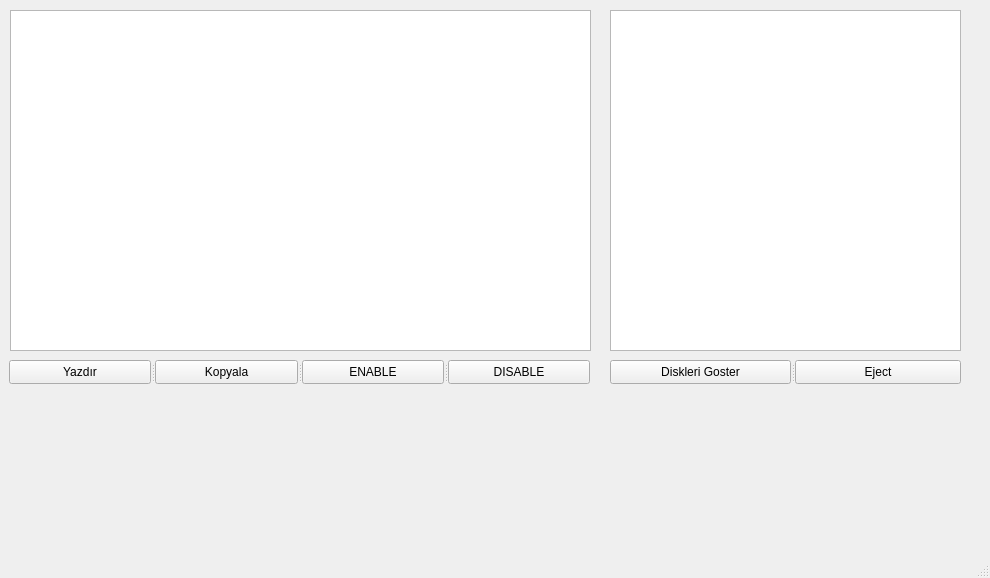
<?xml version="1.0" encoding="UTF-8"?>
<ui version="4.0">
 <class>MainWindow</class>
 <widget class="QMainWindow" name="MainWindow">
  <property name="enabled">
   <bool>true</bool>
  </property>
  <property name="geometry">
   <rect>
    <x>0</x>
    <y>0</y>
    <width>990</width>
    <height>578</height>
   </rect>
  </property>
  <property name="windowTitle">
   <string>MainWindow</string>
  </property>
  <widget class="QWidget" name="centralwidget">
   <widget class="QTableWidget" name="tableWidget">
    <property name="geometry">
     <rect>
      <x>10</x>
      <y>10</y>
      <width>581</width>
      <height>341</height>
     </rect>
    </property>
    <attribute name="horizontalHeaderDefaultSectionSize">
     <number>100</number>
    </attribute>
   </widget>
   <widget class="QTableWidget" name="tableWidget_2">
    <property name="geometry">
     <rect>
      <x>610</x>
      <y>10</y>
      <width>351</width>
      <height>341</height>
     </rect>
    </property>
   </widget>
   <widget class="QSplitter" name="splitter">
    <property name="geometry">
     <rect>
      <x>9</x>
      <y>360</y>
      <width>581</width>
      <height>24</height>
     </rect>
    </property>
    <property name="orientation">
     <enum>Qt::Horizontal</enum>
    </property>
    <widget class="QPushButton" name="pushButton_alper">
     <property name="text">
      <string>Yazdır</string>
     </property>
    </widget>
    <widget class="QPushButton" name="pushButton_9">
     <property name="text">
      <string>Kopyala</string>
     </property>
    </widget>
    <widget class="QPushButton" name="pushButton_Enable">
     <property name="text">
      <string>ENABLE</string>
     </property>
    </widget>
    <widget class="QPushButton" name="pushButtonx">
     <property name="text">
      <string>DISABLE</string>
     </property>
    </widget>
   </widget>
   <widget class="QSplitter" name="splitter_2">
    <property name="geometry">
     <rect>
      <x>610</x>
      <y>360</y>
      <width>351</width>
      <height>24</height>
     </rect>
    </property>
    <property name="orientation">
     <enum>Qt::Horizontal</enum>
    </property>
    <widget class="QPushButton" name="pushButtonDiskGoster">
     <property name="text">
      <string>Diskleri Goster</string>
     </property>
    </widget>
    <widget class="QPushButton" name="pushButtonEject">
     <property name="text">
      <string>Eject</string>
     </property>
    </widget>
   </widget>
  </widget>
  <widget class="QMenuBar" name="menubar">
   <property name="geometry">
    <rect>
     <x>0</x>
     <y>0</y>
     <width>990</width>
     <height>21</height>
    </rect>
   </property>
  </widget>
  <widget class="QStatusBar" name="statusbar"/>
 </widget>
 <resources/>
 <connections>
  <connection>
   <sender>pushButton_alper</sender>
   <signal>clicked()</signal>
   <receiver>tableWidget</receiver>
   <slot>clear()</slot>
   <hints>
    <hint type="sourcelabel">
     <x>410</x>
     <y>381</y>
    </hint>
    <hint type="destinationlabel">
     <x>226</x>
     <y>110</y>
    </hint>
   </hints>
  </connection>
  <connection>
   <sender>pushButtonDiskGoster</sender>
   <signal>clicked()</signal>
   <receiver>tableWidget_2</receiver>
   <slot>clear()</slot>
   <hints>
    <hint type="sourcelabel">
     <x>649</x>
     <y>394</y>
    </hint>
    <hint type="destinationlabel">
     <x>689</x>
     <y>231</y>
    </hint>
   </hints>
  </connection>
 </connections>
</ui>
